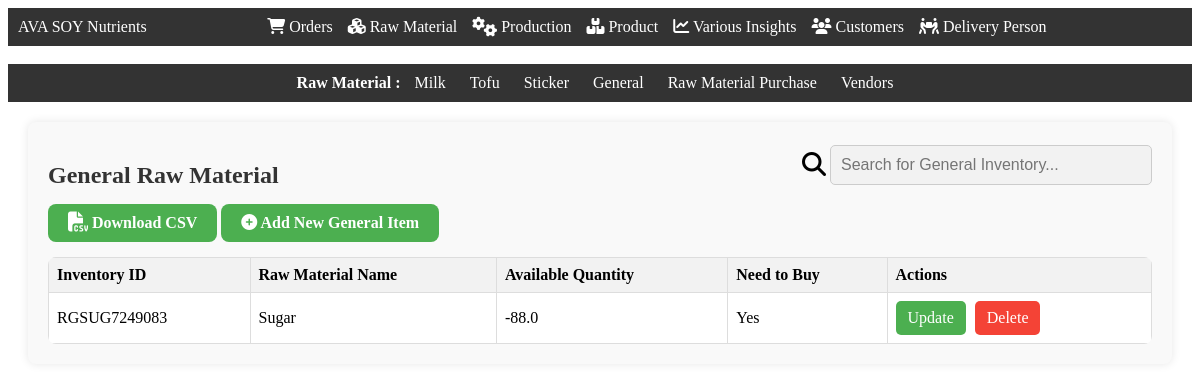
Page /inventory_general (signed in) on the committed database.
### app.py (models this page shows)
class Inventory_General(db.Model):
    Inventory_General_ID = db.Column(db.String(60), primary_key=True)
    RawMaterialName = db.Column(db.String(255))
    AvailableQuantity = db.Column(db.Float)
    Need_to_buy = db.Column(db.Boolean)

### app.py (the view)
@app.route('/inventory_general', methods=["GET", "POST"])
def inventory_general():
    if session['LoggedIn']==True and (session['Designation']=="Admin" or  session['Designation']=="Production Manager"):
        inventory_general_items = Inventory_General.query.all()
        return render_template('inventory_general.html', inventory_general_items=inventory_general_items)

### templates/inventory_general.html (shortened to what this page needs)
<!DOCTYPE html>
<html lang="en">
<head>
    <link rel="stylesheet" href="{{ url_for('static', filename='css/navbar.css') }}">
    <link rel="stylesheet" href="https://cdnjs.cloudflare.com/ajax/libs/font-awesome/6.5.1/css/all.min.css" />
</head>
<body>
    <div class="navbar">
        <div class="navbar-left">AVA SOY Nutrients</div>
        <div class="navbar-center">
            <a href="/orders"><i class="fa-solid fa-cart-shopping"></i> Orders</a>
            <a href="/inventory"><i class="fa-solid fa-cubes"></i> Raw Material</a>
            <a href="/production"><i class="fa-solid fa-gears fa-lg"></i> Production</a>
            <a href="/product"><i class="fa-solid fa-boxes-stacked"></i> Product</a>
            <a href="/variousinsights"><i class="fa-solid fa-chart-line"></i> Various Insights</a>
            <a href="/customers"><i class="fa-solid fa-users"></i> Customers</a>
            <a href="/delivery_person"><i class="fa-solid fa-people-carry-box"></i> Delivery Person</a>
        </div>
    </div>
<br>
<div class="second-navbar">
    <b>Raw Material : </b>
    <a href="/inventory_milk">Milk</a>
    <a href="/inventory_tofu">Tofu</a>
    <a href="/sticker">Sticker</a>
    <a href="/inventory_general">General</a>
    <a href="/inventory_purchase">Raw Material Purchase</a>
    <a href="/raw_material_vendor">Vendors</a>
</div>
<div class="container">
    <div class="row" style="display: flex; justify-content: space-between; align-items: center;">
        <h2>General Raw Material</h2>
        <div class="search-container">
            <i class="fa-solid fa-magnifying-glass fa-xl"></i>
            <input type="text" id="searchInput" onkeyup="searchFunction()" placeholder="Search for General Inventory...">
        </div>
    </div>
    <a href="/download_inventory_general_csv" class="add-item-btn"><i class="fa-solid fa-file-csv fa-lg"></i><b> Download CSV</b></a>
    <a href="/open_add_inventory_general" class="add-item-btn"><i class="fa-solid fa-circle-plus"></i><b> Add New General Item</b></a>
    {% if inventory_general_items|length == 0  %}
        <div class="alert" role="alert">
            <i class="fa-solid fa-face-sad-tear fa-lg"></i>
            No general inventory found. Please add new general items!
        </div>
    {% else %}
    <table>
        <thead>
            <tr>
                <th>Inventory ID</th>
                <th>Raw Material Name</th>
                <th>Available Quantity</th>
                <th>Need to Buy</th>
                <th>Actions</th>
            </tr>
        </thead>
        <tbody>
            {% for item in inventory_general_items %}
                <tr>
                    <td>{{ item.Inventory_General_ID }}</td>
                    <td>{{ item.RawMaterialName }}</td>
                    <td>{{ item.AvailableQuantity }}</td>
                    <td>{{  "Yes" if item.AvailableQuantity <= 50 else "No" }}</td>
                    <td class="action-cell">
                        <a href="/open_update_inventory_general/{{ item.Inventory_General_ID }}" class="action-btn btn-success">Update</a>
                        <a href="#" onclick="confirmDelete('{{ item.Inventory_General_ID }}');" class="action-btn btn-danger">Delete</a>
                    </td>
                </tr>
            {% endfor %}
        </tbody>
    </table>
    {% endif %}
</div>
</body>
</html>

### static/css/navbar.css (style rules this page uses)
.navbar { background-color: #333; color: white; display: flex; justify-content: space-between; align-items: center; padding: 10px; }
.navbar-center { flex: 1; display: flex; justify-content: center; }
.navbar-center a { color: white; text-decoration: none; margin-right: 15px; }
.search-container { margin-bottom: 15px; }
.search-container input[type=text] { width: 300px; padding: 10px; border: 1px solid #ccc; border-radius: 5px; font-size: 16px; background-color: #f2f2f2; }

### templates/inventory_general.html (style rules this page uses)
.container { margin: 20px; padding: 20px; border-radius: 8px; background-color: #f9f9f9; box-shadow: 0 0 10px rgba(0, 0, 0, 0.1); }
h2 { font-size: 24px; margin-bottom: 15px; color: #333; }
table { width: 100%; border-collapse: collapse; background-color: #fff; border-radius: 8px; overflow: hidden; }
table th, table td { border: 1px solid #ddd; padding: 8px; text-align: left; }
thead { background-color: #f2f2f2; }
.add-item-btn { background-color: #4CAF50; border: none; color: white; padding: 10px 20px; text-align: center; text-decoration: none; font-size: 16px; margin-bottom: 15px; cursor: pointer; border-radius: 8px; display: inline-block; transition: background-color 0.3s ease; }
.action-btn { display: inline-block; padding: 8px 12px; margin-right: 5px; border-radius: 5px; text-decoration: none; transition: background-color 0.3s ease; }
.btn-success { background-color: #4CAF50; color: white; }
.btn-danger { background-color: #f44336; color: white; }
.second-navbar { background-color: #333; color: #fff; text-align: center; padding: 10px 0; }
.second-navbar a { color: #fff; text-decoration: none; margin: 0 10px; }

### rows in the picture
Inventory_General: Inventory_General_ID "RGSUG7249083", RawMaterialName "Sugar", AvailableQuantity "-88.0", AvailableQuantity "Yes"
